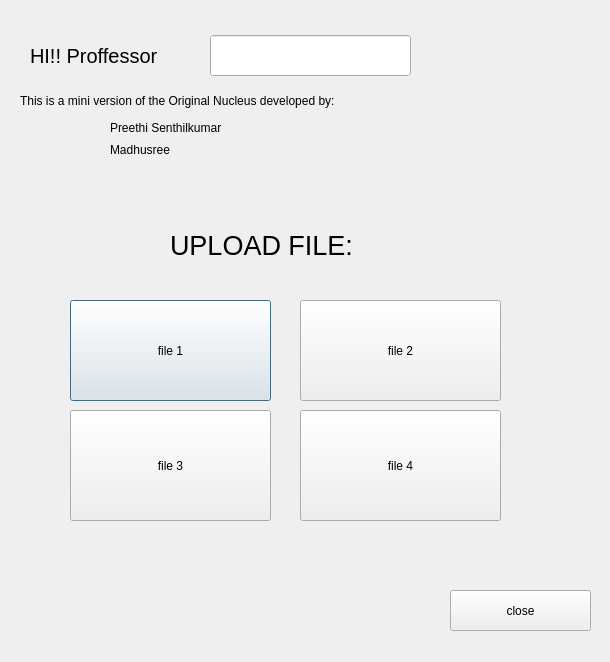
<?xml version="1.0" encoding="UTF-8"?>
<ui version="4.0">
 <class>teacher</class>
 <widget class="QDialog" name="teacher">
  <property name="geometry">
   <rect>
    <x>0</x>
    <y>0</y>
    <width>610</width>
    <height>662</height>
   </rect>
  </property>
  <property name="windowTitle">
   <string>Dialog</string>
  </property>
  <widget class="QLabel" name="label">
   <property name="geometry">
    <rect>
     <x>-10</x>
     <y>-10</y>
     <width>671</width>
     <height>701</height>
    </rect>
   </property>
   <property name="text">
    <string/>
   </property>
   <property name="pixmap">
    <pixmap>../../Pictures/Screenshots/Screenshot 2024-04-01 232327.png</pixmap>
   </property>
   <property name="scaledContents">
    <bool>true</bool>
   </property>
  </widget>
  <widget class="QLabel" name="label_2">
   <property name="geometry">
    <rect>
     <x>400</x>
     <y>20</y>
     <width>201</width>
     <height>161</height>
    </rect>
   </property>
   <property name="frameShape">
    <enum>QFrame::NoFrame</enum>
   </property>
   <property name="text">
    <string/>
   </property>
   <property name="pixmap">
    <pixmap>../../Pictures/Screenshots/Screenshot 2024-04-11 215035.png</pixmap>
   </property>
   <property name="scaledContents">
    <bool>true</bool>
   </property>
  </widget>
  <widget class="QLabel" name="label_3">
   <property name="geometry">
    <rect>
     <x>10</x>
     <y>10</y>
     <width>591</width>
     <height>181</height>
    </rect>
   </property>
   <property name="text">
    <string/>
   </property>
   <property name="pixmap">
    <pixmap>../../Pictures/Screenshots/Screenshot 2024-04-11 215110.png</pixmap>
   </property>
   <property name="scaledContents">
    <bool>true</bool>
   </property>
  </widget>
  <widget class="QLabel" name="label_4">
   <property name="geometry">
    <rect>
     <x>30</x>
     <y>30</y>
     <width>261</width>
     <height>51</height>
    </rect>
   </property>
   <property name="font">
    <font>
     <pointsize>15</pointsize>
    </font>
   </property>
   <property name="text">
    <string>HI!! Proffessor</string>
   </property>
  </widget>
  <widget class="QLabel" name="label_5">
   <property name="geometry">
    <rect>
     <x>20</x>
     <y>20</y>
     <width>461</width>
     <height>161</height>
    </rect>
   </property>
   <property name="contextMenuPolicy">
    <enum>Qt::CustomContextMenu</enum>
   </property>
   <property name="text">
    <string>This is a mini version of the Original Nucleus developed by:</string>
   </property>
   <property name="textFormat">
    <enum>Qt::PlainText</enum>
   </property>
  </widget>
  <widget class="QLabel" name="label_6">
   <property name="geometry">
    <rect>
     <x>110</x>
     <y>120</y>
     <width>191</width>
     <height>16</height>
    </rect>
   </property>
   <property name="text">
    <string>Preethi Senthilkumar</string>
   </property>
  </widget>
  <widget class="QLabel" name="label_7">
   <property name="geometry">
    <rect>
     <x>110</x>
     <y>140</y>
     <width>141</width>
     <height>20</height>
    </rect>
   </property>
   <property name="text">
    <string>Madhusree</string>
   </property>
  </widget>
  <widget class="QLineEdit" name="name">
   <property name="geometry">
    <rect>
     <x>210</x>
     <y>35</y>
     <width>201</width>
     <height>41</height>
    </rect>
   </property>
   <property name="font">
    <font>
     <pointsize>15</pointsize>
    </font>
   </property>
   <property name="autoFillBackground">
    <bool>true</bool>
   </property>
   <property name="readOnly">
    <bool>true</bool>
   </property>
  </widget>
  <widget class="QLabel" name="label_8">
   <property name="geometry">
    <rect>
     <x>170</x>
     <y>210</y>
     <width>351</width>
     <height>71</height>
    </rect>
   </property>
   <property name="font">
    <font>
     <pointsize>20</pointsize>
    </font>
   </property>
   <property name="text">
    <string>UPLOAD FILE:</string>
   </property>
   <property name="scaledContents">
    <bool>true</bool>
   </property>
  </widget>
  <widget class="QPushButton" name="file1">
   <property name="geometry">
    <rect>
     <x>70</x>
     <y>300</y>
     <width>201</width>
     <height>101</height>
    </rect>
   </property>
   <property name="text">
    <string>file 1</string>
   </property>
  </widget>
  <widget class="QPushButton" name="file2">
   <property name="geometry">
    <rect>
     <x>300</x>
     <y>300</y>
     <width>201</width>
     <height>101</height>
    </rect>
   </property>
   <property name="text">
    <string>file 2</string>
   </property>
  </widget>
  <widget class="QPushButton" name="file3">
   <property name="geometry">
    <rect>
     <x>70</x>
     <y>410</y>
     <width>201</width>
     <height>111</height>
    </rect>
   </property>
   <property name="text">
    <string>file 3</string>
   </property>
  </widget>
  <widget class="QPushButton" name="file4">
   <property name="geometry">
    <rect>
     <x>300</x>
     <y>410</y>
     <width>201</width>
     <height>111</height>
    </rect>
   </property>
   <property name="text">
    <string>file 4</string>
   </property>
  </widget>
  <widget class="QPushButton" name="close">
   <property name="geometry">
    <rect>
     <x>450</x>
     <y>590</y>
     <width>141</width>
     <height>41</height>
    </rect>
   </property>
   <property name="text">
    <string>close</string>
   </property>
  </widget>
  <zorder>label</zorder>
  <zorder>label_3</zorder>
  <zorder>label_2</zorder>
  <zorder>label_4</zorder>
  <zorder>label_5</zorder>
  <zorder>label_6</zorder>
  <zorder>label_7</zorder>
  <zorder>name</zorder>
  <zorder>label_8</zorder>
  <zorder>file1</zorder>
  <zorder>file2</zorder>
  <zorder>file3</zorder>
  <zorder>file4</zorder>
  <zorder>close</zorder>
 </widget>
 <resources/>
 <connections/>
</ui>
